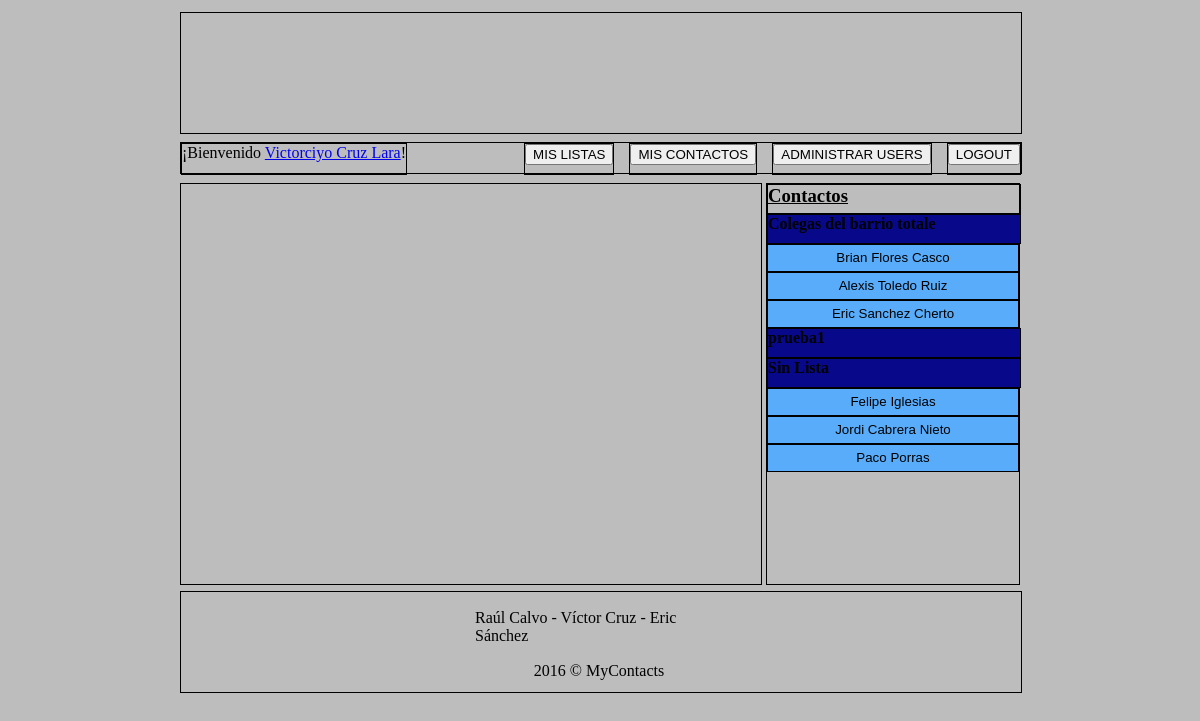
The app's page /principal.php (signed in), older data.
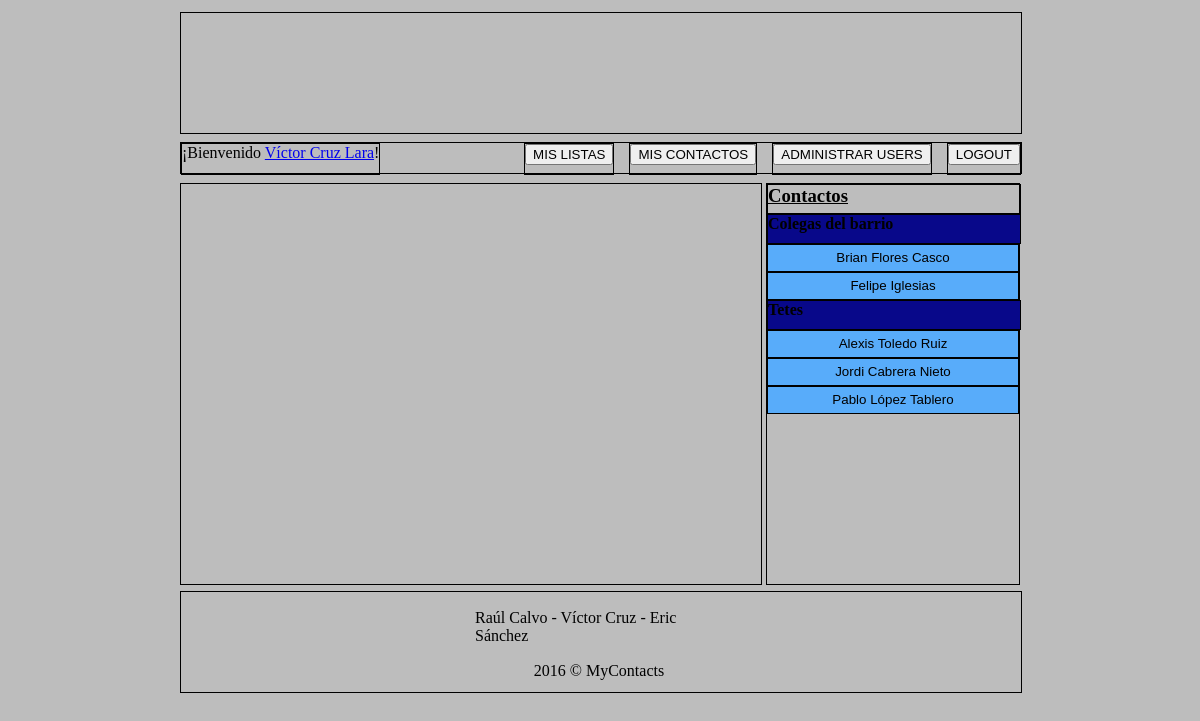
The same page, newer data.
### tables this page shows
CREATE TABLE IF NOT EXISTS `lista` (
`id_lista` int(11) NOT NULL,
  `id_usuario` int(11) DEFAULT NULL,
  `nombre_lista` varchar(30) DEFAULT NULL,
  `descripcion_lista` text
);

CREATE TABLE IF NOT EXISTS `contacto` (
`id_contacto` int(11) NOT NULL,
  `nombre_contacto` varchar(20) DEFAULT NULL,
  `apellidos_contacto` varchar(40) DEFAULT NULL,
  `id_ubicacion` int(11) DEFAULT NULL,
  `id_lista` int(11) DEFAULT NULL
);

### principal.php (the view, shortened to what this page needs)
<?php
  include("conexion.php");
?>
<!DOCTYPE html>
<html>
	<head>
		<link rel="stylesheet" type="text/css" href="style.css">
	</head>
	<body onload="load()" onunload="GUnload()">
		<header>
		</header>
    <section id="menu">
      <article id="bienvenida">
        <span>¡Bienvenido <?php echo utf8_encode("<a href='modificarperfil.php?id_usuario=$_SESSION[id]'>$_SESSION[nombre] $_SESSION[apellidos]</a>") ?>!</span>
      </article>
      <article id="btnlogout">
        <button><a href="logout.php">LOGOUT</a></button>
      </article>
      <?php
          $sql = "SELECT * FROM usuario WHERE mail_usuario = '$_SESSION[mail]'";
          $datos=mysqli_query($con,$sql);
          $pro=mysqli_fetch_array($datos);
              if ($pro['nivel_usuario'] == 1 OR $pro['nivel_usuario'] == 2) {
                echo "<article id='btnperfil'>";
                echo "<button><a href='administrarusuarios.php'> ADMINISTRAR USERS</a></button>";
                echo "</article>";
              }
      ?>
     <article id="btncontactos">
        <button><a href="gestionarcontactos.php">MIS CONTACTOS</a></button>
</article>
      <article id="btnlista">
        <button><a href="gestionarlistas.php">MIS LISTAS</a></button>
      </article>
    </section>
    <section id="contenido">
      <div id="mapa"></div>
      <article id="contactos">
        <h3><u>Contactos</u></h3>
        <?php
          $sql="SELECT * FROM lista WHERE lista.id_usuario='$_SESSION[id]' OR lista.id_usuario IS NULL ";
          $datos=mysqli_query($con,$sql);
          if(mysqli_num_rows($datos)){
            while($lista=mysqli_fetch_array($datos)){
              echo "<h4>".$lista['nombre_lista']."</h4>";
              $sql2="SELECT *
                FROM contacto
                  INNER JOIN lista ON lista.id_lista=contacto.id_lista
                  INNER JOIN ubicacion ON ubicacion.id_ubicacion=contacto.id_ubicacion
                WHERE lista.id_lista=$lista[id_lista]";
              $datos2=mysqli_query($con,$sql2);
              if(mysqli_num_rows($datos2)){
                while($contacto=mysqli_fetch_array($datos2)){
                  echo "<button>".utf8_encode($contacto['nombre_contacto'])." ".utf8_encode($contacto['apellidos_contacto'])."</button>";
                }
              }
            }
          }
        ?>
      </article>
    </section>
    <footer id="piepagina">
      <p id="componentes">Raúl Calvo - Víctor Cruz - Eric Sánchez</p>
      <p id="copyright">2016 &copy; MyContacts</p>
    </footer>
	</body>
</html>

Row changes from the older to the newer data that the page shows:
removed contacto: nombre_contacto "Eric", apellidos_contacto "Sanchez Cherto", shown under lista "Colegas del barrio totale"
removed lista: nombre_lista "prueba1"
removed lista: nombre_lista "Sin Lista", contacto (nombre_contacto "Felipe", apellidos_contacto "Iglesias"), contacto (nombre_contacto "Jordi", apellidos_contacto "Cabrera Nieto")
removed contacto: nombre_contacto "Paco", apellidos_contacto "Porras", shown under "Sin Lista"
changed lista: nombre_lista "Colegas del barrio totale" → "Colegas del barrio"; gains contacto (nombre_contacto "Felipe", apellidos_contacto "Iglesias"); loses contacto (nombre_contacto "Alexis", apellidos_contacto "Toledo Ruiz")
added lista: nombre_lista "Tetes", contacto (nombre_contacto "Alexis", apellidos_contacto "Toledo Ruiz"), contacto (nombre_contacto "Jordi", apellidos_contacto "Cabrera Nieto")
added contacto: nombre_contacto "Pablo", apellidos_contacto "López Tablero", shown under "Tetes"
Text that changed along with them:
text no longer shown: "Victorciyo Cruz Lara"
text now shown: "Víctor Cruz Lara"
